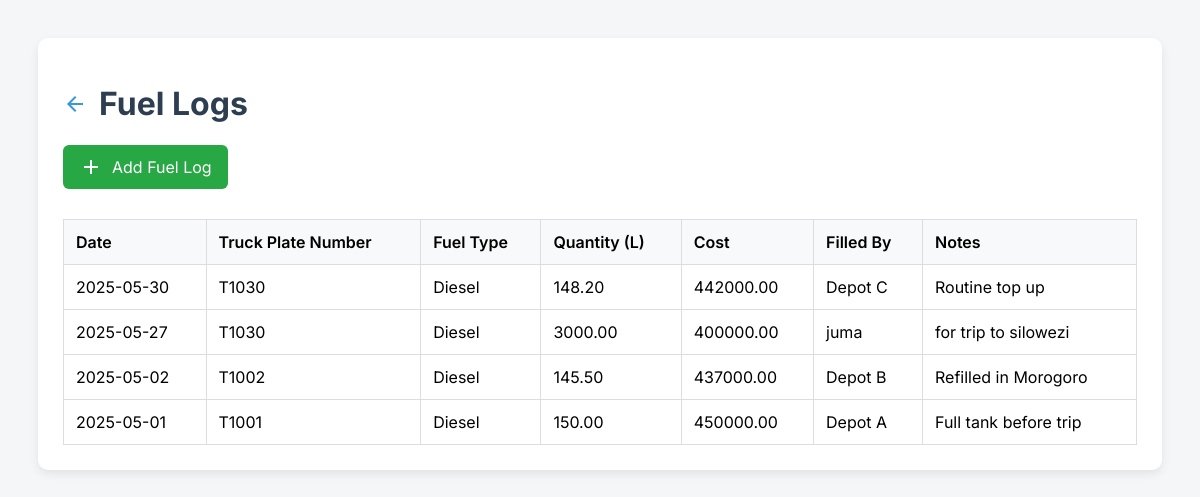
The page /fuel.php on the database its author committed.
### tables this page shows
CREATE TABLE `fuel_logs` (
  `id` int(11) NOT NULL,
  `truck_plate_number` varchar(255) DEFAULT NULL,
  `date` date DEFAULT NULL,
  `fuel_type` varchar(50) DEFAULT NULL,
  `quantity` decimal(10,2) DEFAULT NULL,
  `cost` decimal(10,2) DEFAULT NULL,
  `filled_by` varchar(255) DEFAULT NULL,
  `notes` text DEFAULT NULL
);

### fuel.php (the view, shortened to what this page needs)
<?php
$conn = new mysqli("localhost", "root", "", "fleet_management");
$fuelLogs = [];
$sql = "SELECT * FROM fuel_logs ORDER BY date DESC";
$result = $conn->query($sql);
if ($result) {
    while ($row = $result->fetch_assoc()) {
        $fuelLogs[] = $row;
    }
}
?>
<!DOCTYPE html>
<html lang="en">
<head>
</head>
<body>
    <div class="container">
        <h1>
            <span class="material-icons back-arrow" onclick="window.location.href='dashboard.php'">arrow_back</span>
            Fuel Logs
        </h1>
        <a href="add-fuel.php" class="btn-add">
            <span class="material-icons">add</span>&nbsp; Add Fuel Log
        </a>
        <table>
            <thead>
                <tr>
                    <th>Date</th>
                    <th>Truck Plate Number</th>
                    <th>Fuel Type</th>
                    <th>Quantity (L)</th>
                    <th>Cost</th>
                    <th>Filled By</th>
                    <th>Notes</th>
                </tr>
            </thead>
            <tbody>
                <?php if (!empty($fuelLogs)): ?>
                    <?php foreach ($fuelLogs as $log): ?>
                        <tr>
                            <td><?php echo htmlspecialchars($log['date']); ?></td>
                            <td><?php echo htmlspecialchars($log['truck_plate_number']); ?></td>
                            <td><?php echo htmlspecialchars($log['fuel_type']); ?></td>
                            <td><?php echo htmlspecialchars($log['quantity']); ?></td>
                            <td><?php echo htmlspecialchars($log['cost']); ?></td>
                            <td><?php echo htmlspecialchars($log['filled_by']); ?></td>
                            <td class="notes"><?php echo htmlspecialchars($log['notes']); ?></td>
                        </tr>
                    <?php endforeach; ?>
                <?php else: ?>
                    <tr><td colspan="7">No fuel logs found.</td></tr>
                <?php endif; ?>
            </tbody>
        </table>
    </div>
</body>
</html>

### fuel.php (style rules this page uses)
body { font-family: 'Inter', sans-serif; background-color: #f4f6f8; padding: 30px; }
.container { max-width: 1200px; margin: auto; background: #fff; padding: 25px; border-radius: 10px; box-shadow: 0 4px 10px rgba(0,0,0,0.08); }
h1 { display: flex; align-items: center; color: #2c3e50; }
.back-arrow { margin-right: 12px; color: #3498db; cursor: pointer; }
.btn-add { background-color: #28a745; color: white; padding: 10px 16px; border-radius: 6px; text-decoration: none; margin-bottom: 15px; display: inline-flex; align-items: center; }
table { width: 100%; border-collapse: collapse; margin-top: 15px; }
th, td { padding: 12px; border: 1px solid #ddd; text-align: left; }
th { background-color: #f8f9fa; font-weight: 600; }
.notes { max-width: 300px; white-space: nowrap; overflow: hidden; text-overflow: ellipsis; }

### rows shown on the page
fuel_logs: date "2025-05-30", truck_plate_number "T1030", fuel_type "Diesel", quantity "148.20", cost "442000.00", filled_by "Depot C", notes "Routine top up"
fuel_logs: date "2025-05-27", truck_plate_number "T1030", fuel_type "Diesel", quantity "3000.00", cost "400000.00", filled_by "juma", notes "for trip to silowezi"
fuel_logs: date "2025-05-02", truck_plate_number "T1002", fuel_type "Diesel", quantity "145.50", cost "437000.00", filled_by "Depot B", notes "Refilled in Morogoro"
fuel_logs: date "2025-05-01", truck_plate_number "T1001", fuel_type "Diesel", quantity "150.00", cost "450000.00", filled_by "Depot A", notes "Full tank before trip"
